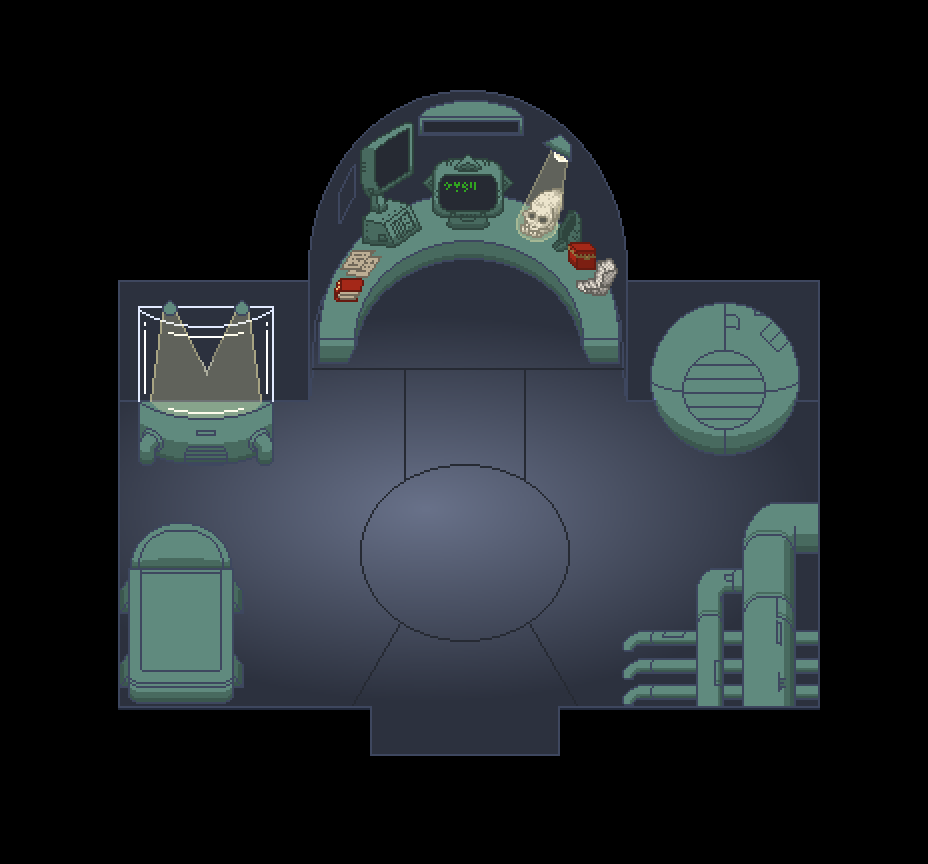

The image is a tile-based game level rendered from a .tmx file. Its description and source (layers, tilesets, objects; grid data summarised) follow:
An orthogonal 29x27 tile map with 32x32 px tiles, 3 tile layers (floor, above, top), 1 hidden layer not drawn, 7 tilesets and 10 objects (7x BasicNPC, SceneEdge, Player, SavePoint).

<map version="1.0" tiledversion="1.1.5" orientation="orthogonal" renderorder="right-down" width="29" height="27" tilewidth="32" tileheight="32" infinite="0" nextobjectid="31">
 <properties>
  <property name="onload" type="file" value="actions/bartroom.lua" />
  <property name="regionName" value="Northern Mountains" />
  <property name="sectorName" value="Bart's Lab " />
 </properties>
 <tileset firstgid="1" name="knotholehut" tilewidth="32" tileheight="32" tilecount="1044" columns="29">
  <image source="../art/tiles/knotholehutinterior.png" trans="000000" width="950" height="1170" />
 </tileset>
 <tileset firstgid="1045" source="knothole.tsx" />
 <tileset firstgid="4529" source="robotropolis.tsx" />
 <tileset firstgid="8029" source="cave.tsx" />
 <tileset firstgid="10374" source="forest2.tsx" />
 <tileset firstgid="15549" source="knotholeindoors.tsx" />
 <tileset firstgid="17351" source="bartroom.tsx" />
 <layer name="floor" width="29" height="27">
  <data>[783 cells, 0 non-empty, 0 distinct tile ids]</data>
 </layer>
 <layer name="above" width="29" height="27">
  <data>[783 cells, 474 non-empty, 474 distinct tile ids]</data>
 </layer>
 <objectgroup name="objects">
  <!-- 10 objects omitted --></objectgroup>
 <layer name="top" width="29" height="27">
  <data>[783 cells, 3 non-empty, 3 distinct tile ids]</data>
 </layer>
 <layer name="Collision" width="29" height="27" visible="0">
  <data>[783 cells, 128 non-empty, 1 distinct tile ids]</data>
 </layer>
</map>
<!-- 10 of 10 objects omitted -->
